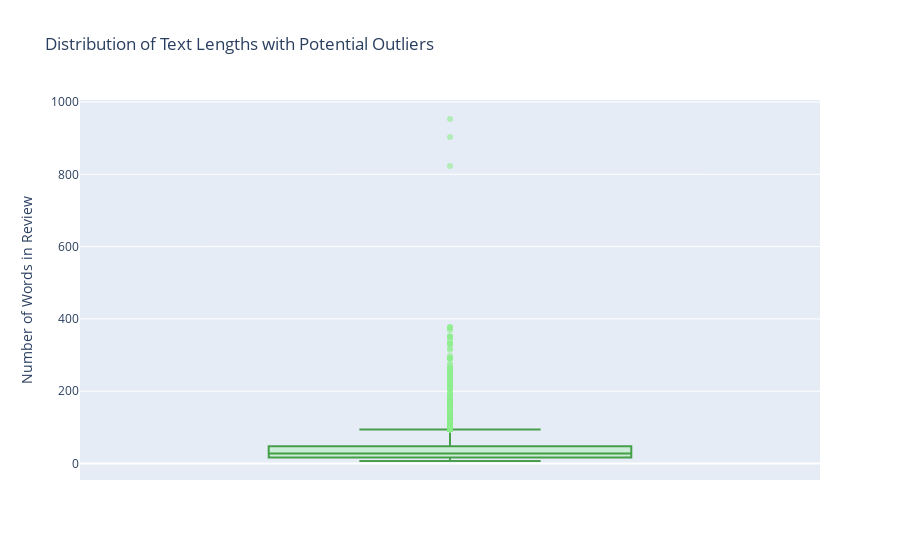

Write notebook code for a chart like this one.
### Code cell
mean_length = df_balanced['length'].mean()
percentile_90 = np.percentile(df_balanced['length'], 90)

print(f"Mean Length: {mean_length}")
print(f"90th Percentile: {percentile_90}")

# สร้างกราฟ plot โดยใช้ Plotly เพื่อตรวจสอบ Outliers
fig = px.box(df_balanced, y='length', title='Distribution of Text Lengths with Potential Outliers')
fig.update_traces(marker_color='rgba(144, 238, 144, 0.6)',  # Light green with transparency for the points
                  marker_line_color='rgba(34, 139, 34, 0.8)',  # Darker green for point outlines
                  fillcolor='rgba(144, 238, 144, 0.3)',  # Light green fill for the box area
                  line=dict(color='rgba(34, 139, 34, 0.8)'))  # Darker green for box edges

fig.update_yaxes(title='Number of Words in Review')
fig.update_layout(showlegend=False)

# แสดงกราฟ
fig.show()

### Figure 1 — Plotly figure (JSON) as saved in the notebook; plotly's stock layout.template omitted (floating-point values rounded to 4 significant figures; data arrays with more than 128 entries replaced by an {"elided": "..."} marker saying what was removed)
{"data": [{"alignmentgroup": "True", "fillcolor": "rgba(144, 238, 144, 0.3)", "hovertemplate": "length=%{y}<extra></extra>", "legendgroup": "", "line": {"color": "rgba(34, 139, 34, 0.8)"}, "marker": {"color": "rgba(144, 238, 144, 0.6)", "line": {"color": "rgba(34, 139, 34, 0.8)"}}, "name": "", "notched": false, "offsetgroup": "", "orientation": "v", "showlegend": false, "type": "box", "x0": " ", "xaxis": "x", "y": {"elided": "14067 int values"}, "y0": " ", "yaxis": "y"}], "layout": {"boxmode": "group", "legend": {"tracegroupgap": 0}, "showlegend": false, "title": {"text": "Distribution of Text Lengths with Potential Outliers"}, "xaxis": {"anchor": "y", "domain": [0, 1]}, "yaxis": {"anchor": "x", "domain": [0, 1], "title": {"text": "Number of Words in Review"}}}}
